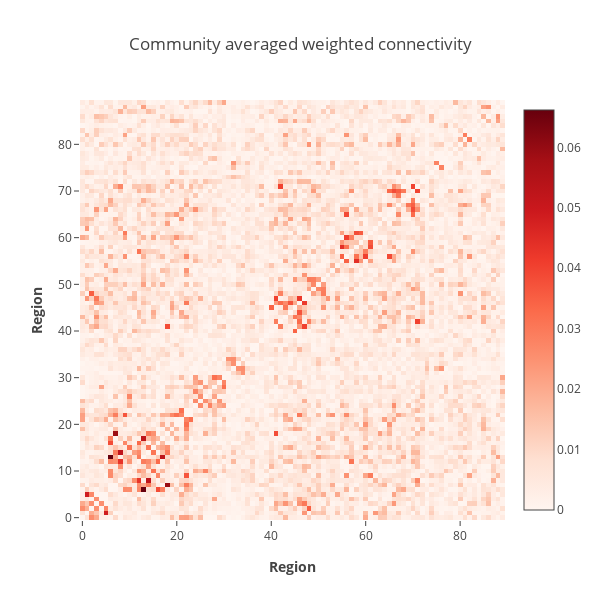

The notebook cell this image was saved under:
### Code cell
# Loop over all average GraphCorr objects to find communities
for ix, (name, thr_wc) in enumerate(avg_thr_wc.items()):
    
    g = thr_wc['graphobj']
    orig_avg_wc = thr_wc['orig_avg_wc']
    comms = thr_wc['graphobj'].find_communities(levels=7) # levels?
    avg_thr_wc[name]['communities'] = comms
    avg_thr_wc[name]['comm_inds'] = []

    # reorder the stanford indices in the order of communities
    reorg_comm_inds = np.array([])
    for comm in comms:
        avg_thr_wc[name]['comm_inds'].append(parcel_names_to_ind(comm, parcel_names))
        reorg_comm_inds = np.append(reorg_comm_inds, parcel_names_to_ind(comm, parcel_names))
    reorg_comm_inds = reorg_comm_inds.astype(int)
        
    if name == model_name:
        
        print(len(comms), 'communities detected')
        
        # plot by communities
        fig = go.Figure(layout=dict(
            title='Community averaged weighted connectivity',
            height=600, width=600,
            template='none',
            xaxis=dict(title=dict(text='<b>Region</b>')),
            yaxis=dict(title=dict(text='<b>Region</b>'))
        ))
        fig.add_trace(go.Heatmap(
            z=convert_upper_mat(orig_avg_wc)[reorg_comm_inds][:,reorg_comm_inds],
            colorscale='Reds'
        ))
        fig.show()
        # fig.write_image(f'{network_fig_dir}/{model_name}_community_sorted_wc.svg')

### Figure 1 — Plotly figure (JSON) as saved in the notebook; plotly's stock layout.template omitted (floating-point values rounded to 4 significant figures; data arrays with more than 128 entries replaced by an {"elided": "..."} marker saying what was removed)
{"data": [{"colorscale": [[0, "rgb(255,245,240)"], [0.125, "rgb(254,224,210)"], [0.25, "rgb(252,187,161)"], [0.375, "rgb(252,146,114)"], [0.5, "rgb(251,106,74)"], [0.625, "rgb(239,59,44)"], [0.75, "rgb(203,24,29)"], [0.875, "rgb(165,15,21)"], [1, "rgb(103,0,13)"]], "type": "heatmap", "z": {"elided": "90x90 float values"}}], "layout": {"height": 600, "title": {"text": "Community averaged weighted connectivity"}, "width": 600, "xaxis": {"autorange": true, "range": [-0.5, 89.5], "title": {"text": "<b>Region</b>"}}, "yaxis": {"autorange": true, "range": [-0.5, 89.5], "title": {"text": "<b>Region</b>"}}}}
